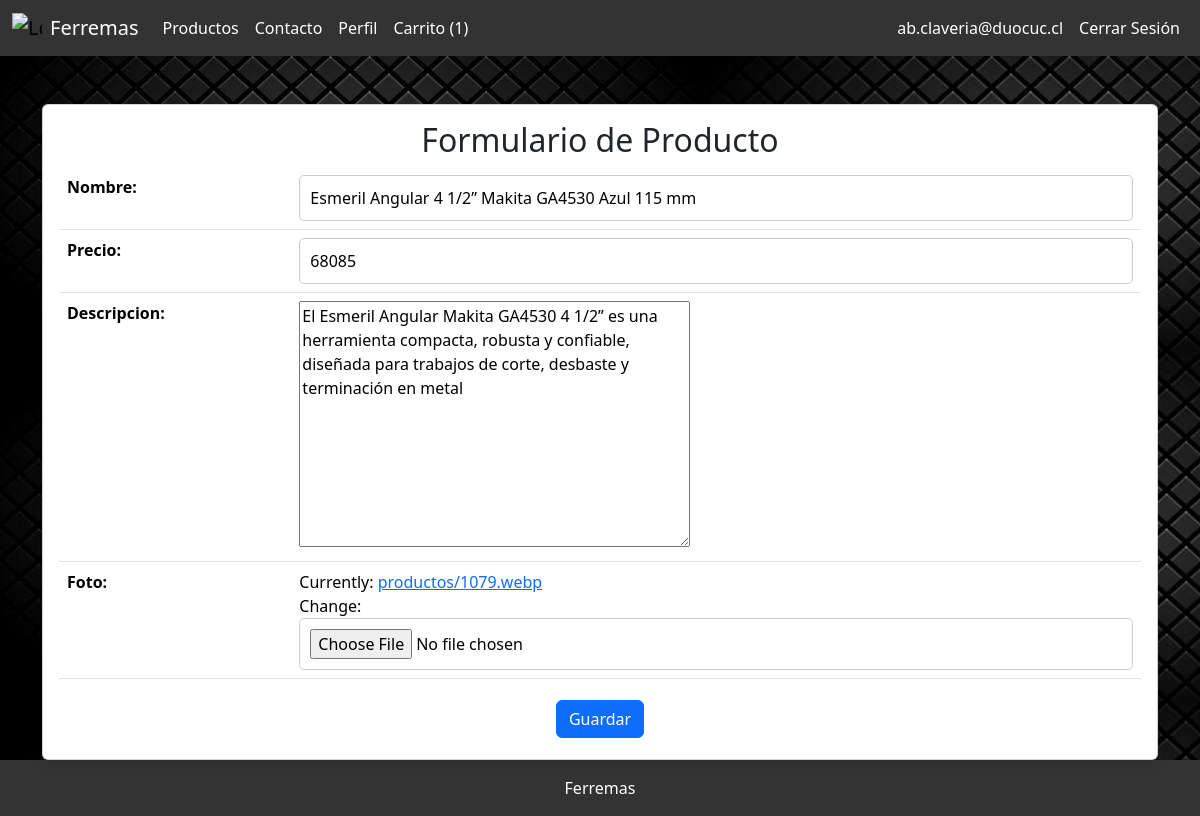
Page /producto/4/editar/ (signed in) on the committed database.
### ferremas/models.py (models this page shows, shortened)
class Producto(models.Model):
    nombre = models.CharField(max_length=100)
    precio = models.DecimalField(max_digits=10, decimal_places=0)
    descripcion = models.TextField()
    foto = models.ImageField(upload_to='productos/')

### ferremas/views.py (the view)
# urls.py: path('producto/<int:product_id>/editar/', views.product_update, name='product_update'),
@login_required
def product_update(request, product_id):
    product = get_object_or_404(Producto, id=product_id)
    if request.method == 'POST':
        form = ProductoForm(request.POST, request.FILES, instance=product)
        if form.is_valid():
            form.save()
            return redirect('product_detail', product_id=product.id)
    else:
        form = ProductoForm(instance=product)
    return render(request, 'ferremas/product_form.html', {'form': form})

### ferremas/forms.py
class ProductoForm(forms.ModelForm):
    class Meta:
        model = Producto
        fields = ['nombre', 'precio', 'descripcion', 'foto']

### ferremas/templates/ferremas/product_form.html (shortened to what this page needs)
{% extends 'ferremas/base.html' %}
{% block content %}
<div class="container mt-5">
    <div class="card">
        <div class="card-body">
            <h2 class="card-title text-center">Formulario de Producto</h2>
            <form method="post" enctype="multipart/form-data">
                <table class="table">
                    {{ form.as_table }}
                </table>
                <div class="text-center">
                    <button type="submit" class="btn btn-primary">Guardar</button>
                </div>
            </form>
        </div>
    </div>
</div>
{% endblock %}

### ferremas/templates/ferremas/navbar.html (shortened to what this page needs)
{% load static %}
<nav class="navbar navbar-expand-lg">
    <div class="container-fluid">
        <a class="navbar-brand d-flex align-items-center" href="{% url 'index' %}">
            <img src="{% static 'img/logo.svg' %}" alt="Logo" width="30" height="30" class="d-inline-block align-text-top me-2">
            <span style="color: #fff;"> Ferremas</span>
        </a>
        <div class="collapse navbar-collapse" id="navbarNav">
            <ul class="navbar-nav me-auto mb-2 mb-lg-0">
                <li class="nav-item">
                    <a class="nav-link" href="{% url 'product_list' %}">Productos</a>
                </li>
                <li class="nav-item">
                    <a class="nav-link" href="{% url 'contact' %}">Contacto</a>
                </li>
                {% if user.is_authenticated %}
                    <li class="nav-item">
                        <a class="nav-link" href="{% url 'user_profile' %}">Perfil</a>
                    </li>
                    <li class="nav-item">
                        <a class="nav-link" href="{% url 'cart' %}">
                            Carrito
                            {% if user.is_authenticated %}
                                ({{ request.user.cartitem_set.count }})
                            {% endif %}
                        </a>
                    </li>
                {% endif %}
            </ul>
            <ul class="navbar-nav">
                {% if user.is_authenticated %}
                    <li class="nav-item">
                        <a class="nav-link" href="{% url 'user_profile' %}">{{ user.email }}</a>
                    </li>
                    <li class="nav-item">
                        <a class="nav-link" href="{% url 'logout' %}">Cerrar Sesión</a>
                    </li>
                {% endif %}
            </ul>
        </div>
    </div>
</nav>

### ferremas/static/css/style.css (style rules this page uses)
html, body { height: 100%; margin: 0; display: flex; flex-direction: column; }
body { font-family: Arial, sans-serif; background-image: url('../img/fondo_decoracion.png'); }
.navbar { background-color: #333; }
.navbar .nav-link { color: #fff; }
.card { display: flex; flex-direction: column; height: 100%; background-color: rgba(255, 255, 255, 0.8); backdrop-filter: blur(10px); border-radius: 15px; box-shadow: 0 4px 8px rgba(0, 0, 0, 0.1); }
.card-body { flex: 1; display: flex; flex-direction: column; justify-content: space-between; }
.btn { margin: 5px; }
.btn-primary { background-color: #007bff; border: none; padding: 10px 20px; font-size: 1.2em; border-radius: 25px; }
input { border-radius: 5px; padding: 10px; width: 100%; border: 1px solid #ccc; }

### rows in the picture
Producto: nombre "Esmeril Angular 4 1/2” Makita GA4530 Azul 115 mm", precio "68085", descripcion "El Esmeril Angular Makita GA4530 4 1/2” es una herramienta compacta, robusta y confiable, diseñada para trabajos de corte, desbaste y terminación en metal"

### other values in the picture
{{ request.user.cartitem_set.count }} "1"
{{ user.email }} "ab.claveria@duocuc.cl"
